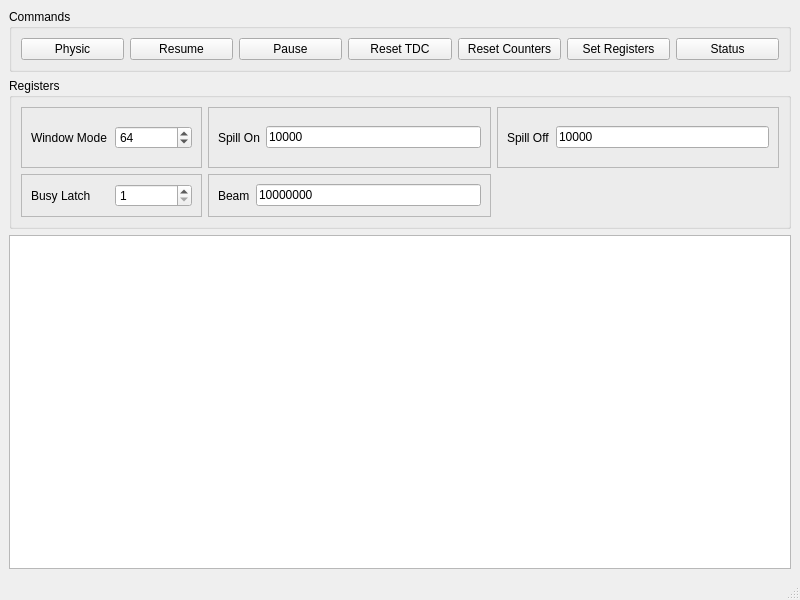
<?xml version="1.0" encoding="UTF-8"?>
<ui version="4.0">
 <class>MdccWindow</class>
 <widget class="QMainWindow" name="MdccWindow">
  <property name="geometry">
   <rect>
    <x>0</x>
    <y>0</y>
    <width>800</width>
    <height>600</height>
   </rect>
  </property>
  <property name="windowTitle">
   <string>MDCC</string>
  </property>
  <widget class="QWidget" name="centralwidget">
   <layout class="QVBoxLayout" name="verticalLayout">
    <item>
     <widget class="QGroupBox" name="groupBox_7">
      <property name="autoFillBackground">
       <bool>true</bool>
      </property>
      <property name="title">
       <string>Commands</string>
      </property>
      <layout class="QHBoxLayout" name="horizontalLayout_2">
       <item>
        <widget class="QPushButton" name="PBMdccPhysic">
         <property name="text">
          <string>Physic</string>
         </property>
        </widget>
       </item>
       <item>
        <widget class="QPushButton" name="PBMdccResume">
         <property name="text">
          <string>Resume</string>
         </property>
        </widget>
       </item>
       <item>
        <widget class="QPushButton" name="PBMdccPause">
         <property name="text">
          <string>Pause</string>
         </property>
        </widget>
       </item>
       <item>
        <widget class="QPushButton" name="PBMdccResetTdc">
         <property name="text">
          <string>Reset TDC</string>
         </property>
        </widget>
       </item>
       <item>
        <widget class="QPushButton" name="PBMdccResetCounters">
         <property name="text">
          <string>Reset Counters</string>
         </property>
        </widget>
       </item>
       <item>
        <widget class="QPushButton" name="PBMdccSet">
         <property name="text">
          <string>Set Registers</string>
         </property>
        </widget>
       </item>
       <item>
        <widget class="QPushButton" name="PBStatus">
         <property name="text">
          <string>Status</string>
         </property>
        </widget>
       </item>
      </layout>
     </widget>
    </item>
    <item>
     <widget class="QGroupBox" name="groupBox_6">
      <property name="autoFillBackground">
       <bool>true</bool>
      </property>
      <property name="title">
       <string>Registers</string>
      </property>
      <layout class="QGridLayout" name="gridLayout">
       <item row="0" column="0">
        <widget class="QFrame" name="frame_5">
         <property name="minimumSize">
          <size>
           <width>181</width>
           <height>61</height>
          </size>
         </property>
         <property name="frameShape">
          <enum>QFrame::StyledPanel</enum>
         </property>
         <property name="frameShadow">
          <enum>QFrame::Raised</enum>
         </property>
         <layout class="QHBoxLayout" name="horizontalLayout_7">
          <item>
           <widget class="QLabel" name="label_6">
            <property name="text">
             <string>Window Mode</string>
            </property>
           </widget>
          </item>
          <item>
           <widget class="QSpinBox" name="SBWindowMode">
            <property name="minimumSize">
             <size>
              <width>57</width>
              <height>14</height>
             </size>
            </property>
            <property name="toolTip">
             <string extracomment="WindowConfig_reg(5 downto 0)=“000001” –&gt; start of spill et end of spill&#9; WindowConfig_reg(5 downto 0)=“000010” –&gt; start of spill et duree programmable WindowConfig_reg(5 downto 0)=“000100” –&gt; compteur interne WindowConfig_reg(5 downto 0)=“001000” –&gt; calibration avec spillon/spilloff interne declenché par calib_reg(1),  ne devrait pas fournir de fenetres courtes (comme spioll interne asynchrone avec calib_reg  WindowConfig_reg(5 downto 0)=“010000” –&gt; compteur interne mais seulement sur start_of_spill et duree programmable WindowConfig_reg(5 downto 0)=“100000” –&gt; compteur interne avec debut comptage sur finbusy"/>
            </property>
            <property name="minimum">
             <number>1</number>
            </property>
            <property name="maximum">
             <number>256</number>
            </property>
            <property name="value">
             <number>64</number>
            </property>
           </widget>
          </item>
         </layout>
        </widget>
       </item>
       <item row="0" column="1">
        <widget class="QFrame" name="frame">
         <property name="frameShape">
          <enum>QFrame::StyledPanel</enum>
         </property>
         <property name="frameShadow">
          <enum>QFrame::Raised</enum>
         </property>
         <layout class="QHBoxLayout" name="horizontalLayout">
          <item>
           <widget class="QLabel" name="label_3">
            <property name="text">
             <string>Spill On</string>
            </property>
           </widget>
          </item>
          <item>
           <widget class="QLineEdit" name="LESpillOn">
            <property name="text">
             <string>10000</string>
            </property>
           </widget>
          </item>
         </layout>
        </widget>
       </item>
       <item row="0" column="2">
        <widget class="QFrame" name="frame_2">
         <property name="frameShape">
          <enum>QFrame::StyledPanel</enum>
         </property>
         <property name="frameShadow">
          <enum>QFrame::Raised</enum>
         </property>
         <layout class="QHBoxLayout" name="horizontalLayout_4">
          <item>
           <widget class="QLabel" name="label_4">
            <property name="text">
             <string>Spill Off</string>
            </property>
           </widget>
          </item>
          <item>
           <widget class="QLineEdit" name="LESpillOff">
            <property name="text">
             <string>10000</string>
            </property>
           </widget>
          </item>
         </layout>
        </widget>
       </item>
       <item row="1" column="0">
        <widget class="QFrame" name="frame_4">
         <property name="frameShape">
          <enum>QFrame::StyledPanel</enum>
         </property>
         <property name="frameShadow">
          <enum>QFrame::Raised</enum>
         </property>
         <layout class="QHBoxLayout" name="horizontalLayout_6">
          <item>
           <widget class="QLabel" name="label_7">
            <property name="text">
             <string>Busy Latch</string>
            </property>
           </widget>
          </item>
          <item>
           <widget class="QSpinBox" name="SBBusy">
            <property name="minimum">
             <number>1</number>
            </property>
           </widget>
          </item>
         </layout>
        </widget>
       </item>
       <item row="1" column="1">
        <widget class="QFrame" name="frame_3">
         <property name="frameShape">
          <enum>QFrame::StyledPanel</enum>
         </property>
         <property name="frameShadow">
          <enum>QFrame::Raised</enum>
         </property>
         <layout class="QHBoxLayout" name="horizontalLayout_5">
          <item>
           <widget class="QLabel" name="label_5">
            <property name="text">
             <string>Beam</string>
            </property>
           </widget>
          </item>
          <item>
           <widget class="QLineEdit" name="LEBeamOn">
            <property name="text">
             <string>10000000</string>
            </property>
           </widget>
          </item>
         </layout>
        </widget>
       </item>
       <item row="1" column="2">
        <spacer name="horizontalSpacer">
         <property name="orientation">
          <enum>Qt::Horizontal</enum>
         </property>
         <property name="sizeHint" stdset="0">
          <size>
           <width>221</width>
           <height>20</height>
          </size>
         </property>
        </spacer>
       </item>
      </layout>
     </widget>
    </item>
    <item>
     <widget class="QTextBrowser" name="tbSTATUS"/>
    </item>
   </layout>
  </widget>
  <widget class="QStatusBar" name="statusbar"/>
 </widget>
 <resources/>
 <connections/>
</ui>
